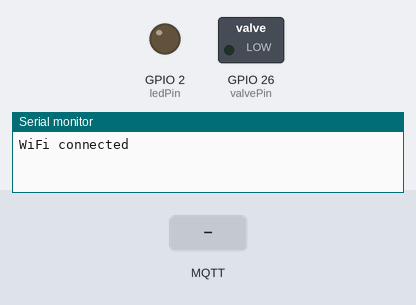
A sketch run on a simulated ESP32. On the bench: switched loads named in the sketch (green lamp = pin HIGH), output pins drawn as LEDs (lit = HIGH), the last lines printed to the serial monitor. The test bench sets the inputs (shaded band). WiFi joins after 1.5 s; servers stay silent unless stated; no MQTT or app messages arrive unless stated.

Above: at 2.7 s.
2.8 s: MQTT message "drone/launch" arrives on the first subscribed topic
4.3 s: MQTT message "1" arrives on the first subscribed topic
5.8 s: MQTT message "0" arrives on the first subscribed topic
At 5.95 s:
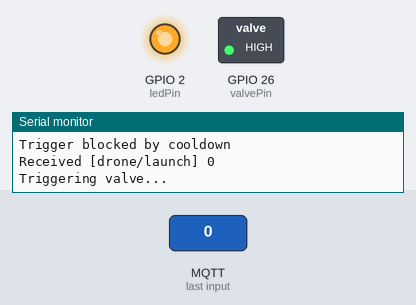
Timing chart, 0 to 8.8 s (numbered marks = the images above; inputs shaded):
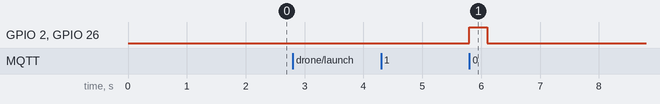

The sketch:

esp32_cam_streamer.ino
```cpp
// valve_receiver.ino
#include <WiFi.h>
#include <PubSubClient.h>

const char* ssid = "YOUR_SSID";
const char* password = "YOUR_PASS";
const char* mqtt_server = "BROKER_IP_OR_HOST";
const int mqtt_port = 1883;

const int valvePin = 26; // GPIO to drive solenoid MOSFET/relay (change as needed)
const int ledPin = 2;

WiFiClient espClient;
PubSubClient client(espClient);

unsigned long lastTrigger = 0;
const unsigned long triggerCooldownMs = 5000; // 5s cooldown

void callback(char* topic, byte* payload, unsigned int length) {
  String msg;
  for (unsigned int i = 0; i < length; i++) msg += (char)payload[i];
  Serial.print("Received ["); Serial.print(topic); Serial.print("] ");
  Serial.println(msg);

  if (String(topic) == "drone/launch") {
    if (millis() - lastTrigger > triggerCooldownMs) {
      triggerValve();
      lastTrigger = millis();
    } else {
      Serial.println("Trigger blocked by cooldown");
    }
  }
}

void triggerValve() {
  Serial.println("Triggering valve...");
  digitalWrite(valvePin, HIGH); // ON
  digitalWrite(ledPin, HIGH);
  delay(300); // pulse width, tune for pneumatic launch
  digitalWrite(valvePin, LOW);
  digitalWrite(ledPin, LOW);
  Serial.println("Valve pulse done");
}

void setup_wifi() {
  Serial.println();
  WiFi.begin(ssid, password);
  while (WiFi.status() != WL_CONNECTED) delay(500);
  Serial.println("WiFi connected");
}

void reconnect() {
  while (!client.connected()) {
    if (client.connect("ESP32_Valve")) {
      client.subscribe("drone/launch");
    } else {
      delay(2000);
    }
  }
}

void setup() {
  Serial.begin(115200);
  pinMode(valvePin, OUTPUT);
  pinMode(ledPin, OUTPUT);
  digitalWrite(valvePin, LOW);
  setup_wifi();
  client.setServer(mqtt_server, mqtt_port);
  client.setCallback(callback);
}

void loop() {
  if (!client.connected()) reconnect();
  client.loop();
}
```

Measured:
- after the input at 5.8 s, GPIO 2 (ledPin), GPIO 26 (valvePin): LOW → HIGH at once, → LOW 0.30 s later
